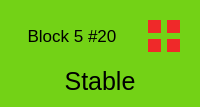
               <widget class="QWidget" name="cell_n20" native="true">
                <property name="styleSheet">
                 <string notr="true">background-color: rgb(115, 210, 22);
border-color: rgb(255, 255, 255);</string>
                </property>
                <layout class="QGridLayout" name="gridLayout_81">
                 <item row="0" column="0">
                  <widget class="QLabel" name="n20">
                   <property name="font">
                    <font>
                     <pointsize>13</pointsize>
                    </font>
                   </property>
                   <property name="text">
                    <string>Block 5 #20</string>
                   </property>
                   <property name="alignment">
                    <set>Qt::AlignCenter</set>
                   </property>
                  </widget>
                 </item>
                 <item row="0" column="1">
                  <widget class="QWidget" name="w20" native="true">
                   <property name="sizePolicy">
                    <sizepolicy hsizetype="Fixed" vsizetype="Fixed">
                     <horstretch>0</horstretch>
                     <verstretch>0</verstretch>
                    </sizepolicy>
                   </property>
                   <property name="minimumSize">
                    <size>
                     <width>50</width>
                     <height>50</height>
                    </size>
                   </property>
                   <property name="maximumSize">
                    <size>
                     <width>50</width>
                     <height>50</height>
                    </size>
                   </property>
                   <layout class="QGridLayout" name="gridLayout_82">
                    <item row="0" column="0">
                     <widget class="QWidget" name="n20_mainsys" native="true">
                      <property name="styleSheet">
                       <string notr="true">background-color: rgb(239, 41, 41);</string>
                      </property>
                     </widget>
                    </item>
                    <item row="0" column="1">
                     <widget class="QWidget" name="n20_mainradar" native="true">
                      <property name="styleSheet">
                       <string notr="true">background-color: rgb(239, 41, 41);</string>
                      </property>
                     </widget>
                    </item>
                    <item row="1" column="0">
                     <widget class="QWidget" name="n20_subsys" native="true">
                      <property name="styleSheet">
                       <string notr="true">background-color: rgb(239, 41, 41);</string>
                      </property>
                     </widget>
                    </item>
                    <item row="1" column="1">
                     <widget class="QWidget" name="n20_subradar" native="true">
                      <property name="styleSheet">
                       <string notr="true">background-color: rgb(239, 41, 41);</string>
                      </property>
                     </widget>
                    </item>
                   </layout>
                  </widget>
                 </item>
                 <item row="1" column="0" colspan="2">
                  <widget class="QLabel" name="n20_display">
                   <property name="font">
                    <font>
                     <pointsize>19</pointsize>
                    </font>
                   </property>
                   <property name="styleSheet">
                    <string notr="true">border-color: rgb(255, 255, 255);</string>
                   </property>
                   <property name="text">
                    <string>Stable</string>
                   </property>
                   <property name="alignment">
                    <set>Qt::AlignCenter</set>
                   </property>
                  </widget>
                 </item>
                </layout>
               </widget>
